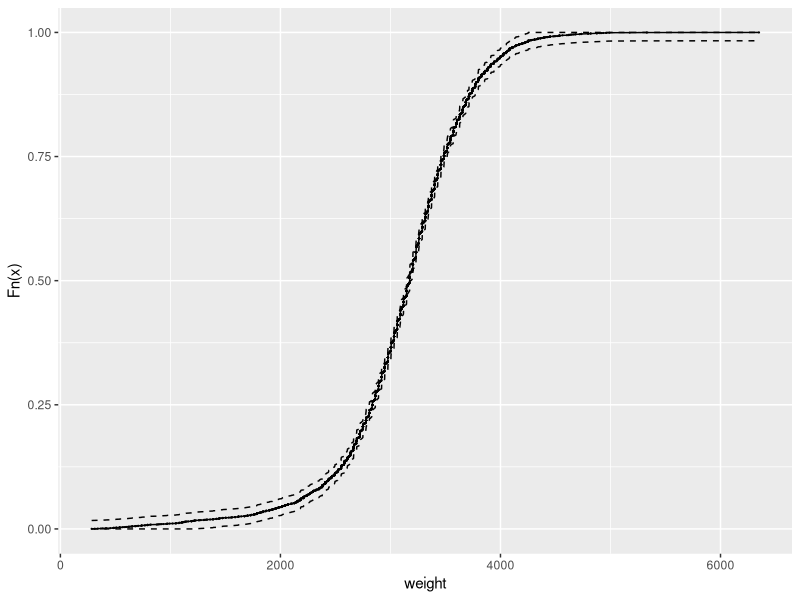
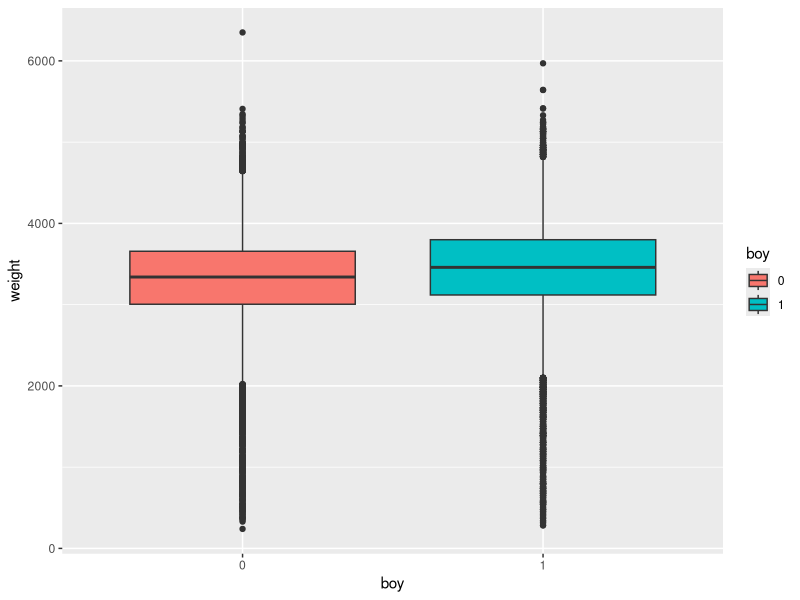
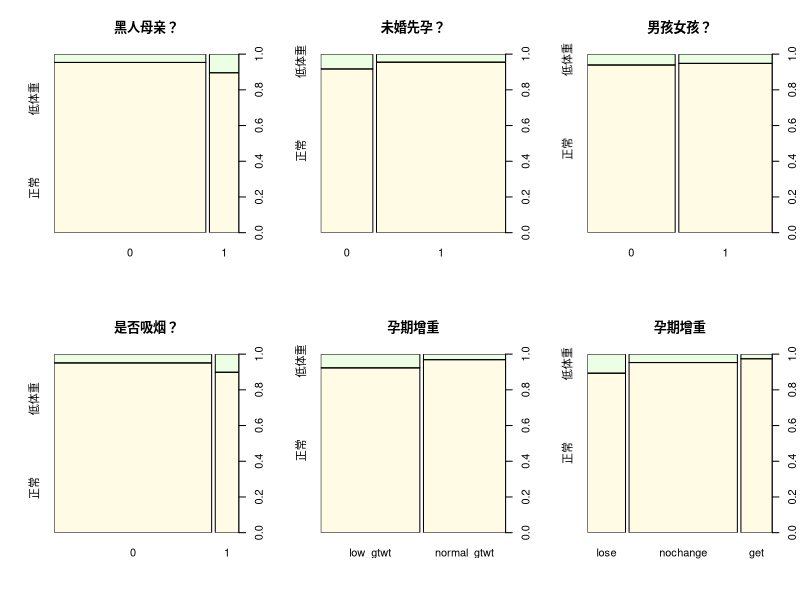
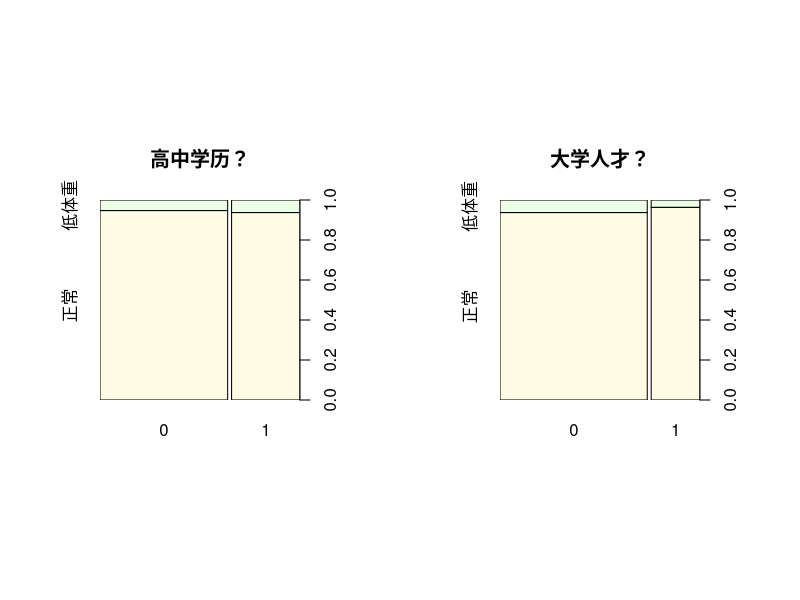
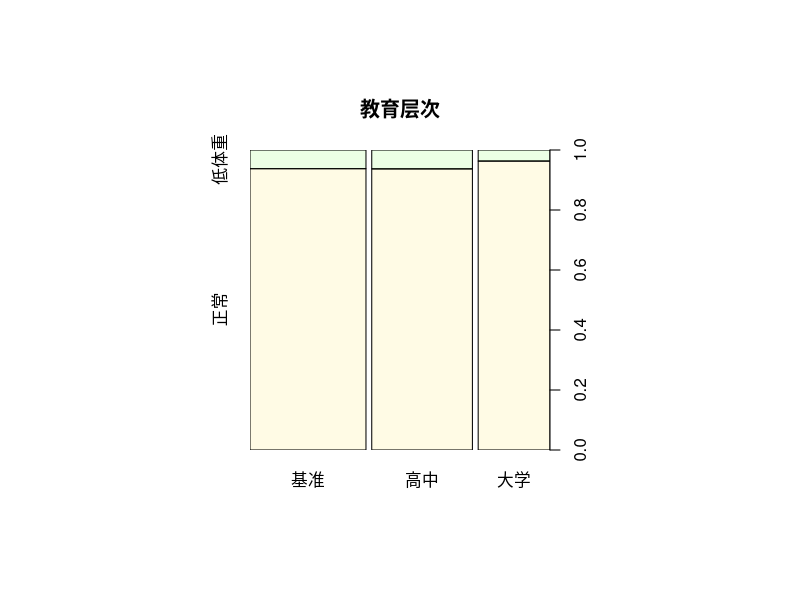
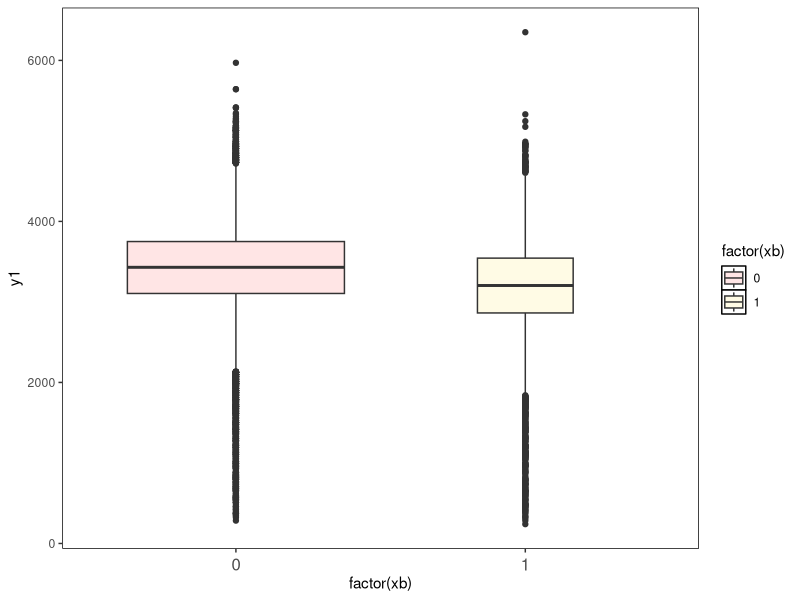
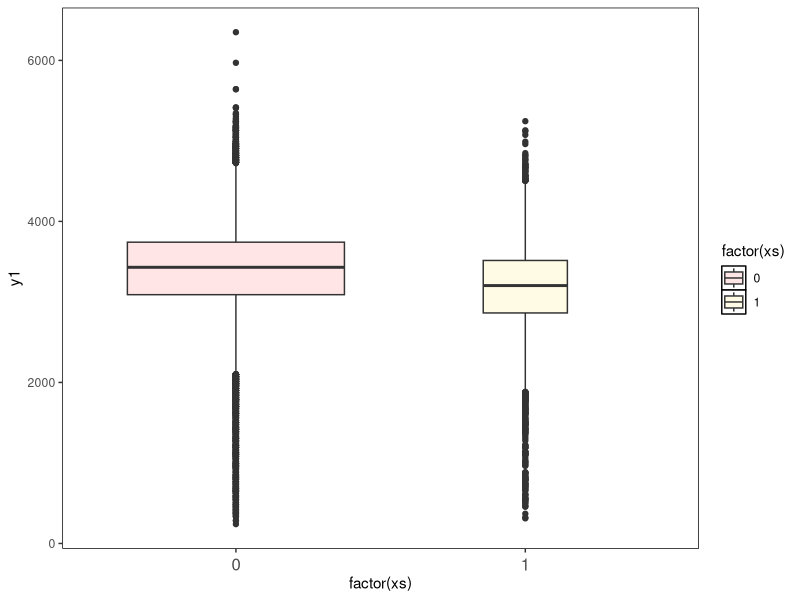
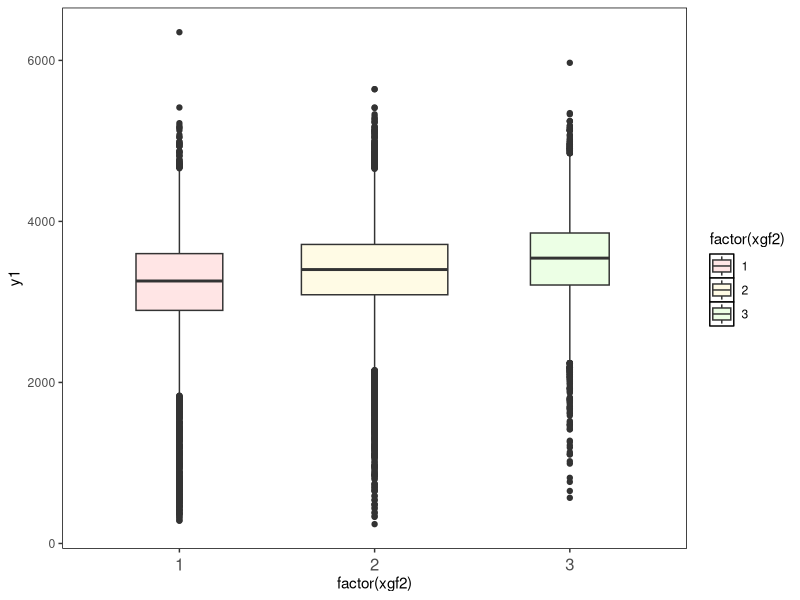

Recreate these plots in R, in order.
## ---- chunk 1
library(ggplot2)
library(plyr)
## ---- chunk 2
data=read.csv("infant_weight.csv")
infant_weight=data
infant_weight$low_weight = cut(infant_weight$weight,c(-1,2500.01,10000),labels = c("low_weight","normal_weight"))
infant_weight$low_gtwt = cut(infant_weight$m.wtgain,c(-31,0,80),labels = c("low_gtwt","normal_gtwt"))
infant_weight$m.wtgain_2 = infant_weight$m.wtgain**2

mytheme = theme(axis.text.x = element_text(angle = 0,vjust = 0.5,size = 12), #设置x坐标轴的文字属性
                plot.title = element_text(hjust = 0.5),
                panel.background=element_rect(fill="white",color="black"),#白底黑框
                panel.grid = element_blank()) #无网格线

weight.sort=sort(data$weight[data$black==1&data$married==0])
weight.rank=rank(weight.sort)
n=length(weight.sort)
weight.ecd=weight.rank/n
band=sqrt(log(2/0.1)/(2*n))


lower.9=weight.ecd-band
upper.9=weight.ecd+band
lower.9[which(lower.9<0)]=0
upper.9[which(upper.9>1)]=1



df=data.frame("weight"=weight.sort, "F"=weight.ecd,"l"=lower.9,"u"=upper.9)

ggplot(data=df)+
  geom_line(mapping = aes(x=weight,y=F))+
  geom_point(mapping = aes(x=weight,y=F),size=0.1)+
  geom_line(mapping = aes(x=weight,y=l),linetype="dashed")+
  geom_line(mapping=aes(x=weight,y=u),linetype="dashed")+
  labs(y="Fn(x)")
## ---- chunk 3
#
infant_weight$low_gtwt2 = cut(infant_weight$m.wtgain,c(-50,-25,-15,-5,5,15,40,100),labels = c(1,2,3,4,5,6,7))
countDf = ddply(infant_weight,.(low_gtwt2,black,low_weight),nrow)
countDf1 = countDf[countDf$low_weight == "low_weight",]
countDf2 = countDf[countDf$low_weight != "low_weight",]

countDf1$total = countDf1$V1+countDf2$V1
countDf1$rate = countDf1$V1/countDf1$total
knitr::kable(countDf1)

lmP1 = glm(V1~low_gtwt2+black+offset(log(total)),data = countDf1,family = "poisson")
summary(lmP1)
## ---- chunk 4
#受过大学教育
data$ed[which(data$ed.col==1)]="col"
#受过高中教育
data$ed[which(data$ed.hs==1)]="hs"
data$ed[which(data$ed.hs+data$ed.col==0)]="na"



data$lw=0
data$lw[which(data$weight<2500)]=1

count=aggregate(data$lw,by=list(data$ed,data$married),sum)
count_m=aggregate(data$lw,by=list(data$ed,data$married),length)
comeout=data.frame('受教育程度'=count$Group.1,'是否已婚'=count$Group.2,'低体重婴儿数'=count$x,'母亲数'=count_m$x,'低体重婴儿比例'=count$x/count_m$x)


knitr::kable(comeout,align='c') 
## ---- chunk 5
df=data.frame(lw=count$x,m=count_m$x,married=count$Group.2,ed=count$Group.1)

fit=glm(lw~offset(log(m))+married+ed,data=df,family =poisson)
summary(fit)
## ---- chunk 6
#单因素的对数线性模型
### 是否为黑人与低体重婴儿出生率的对数线性模型
couTab_black_weight = ddply(infant_weight,.(black,low_weight),nrow) #计数，将不同指标下的低体重婴儿出生数进行统计
couMat_black_weight = matrix(couTab_black_weight$V1,2,2) #将数据转换为矩阵格式
# 矩阵行列命名
colnames(couMat_black_weight) = c(0,1) 
rownames(couMat_black_weight) = c("low","nor")

# 将频数转化为对数概率，方便计算
couMat_fLog_bw = log(couMat_black_weight/sum(couMat_black_weight))
mean_fLog_bw = mean(couMat_fLog_bw) # 计算概率几何均值

# 分别计算行均值和列均值
colmean_fLog_bw = colMeans(couMat_fLog_bw)
rowmean_fLog_bw = rowMeans(couMat_fLog_bw)

# 计算交互效应
inter_fLog_bw = couMat_fLog_bw + mean_fLog_bw - matrix(rep(colmean_fLog_bw,2),2,2,byrow = T) - matrix(rep(rowmean_fLog_bw,2),2,2,byrow = F)
colnames(inter_fLog_bw) = c("else","black")
knitr::kable(inter_fLog_bw)

#gtwt
### 母亲孕期不同的体重增长量与低体重婴儿出生率的对数线性模型
couTab_gtwt_weight = ddply(infant_weight,.(low_gtwt2,low_weight),nrow) # 计数，将不同指标下的低体重婴儿出生数进行统计
couMat_gtwt_weight = matrix(couTab_gtwt_weight$V1,2,7) # 将数据转换为矩阵格式
# 矩阵行列命名
colnames(couMat_gtwt_weight) = seq(1,7,1)
rownames(couMat_gtwt_weight) = c("low","nor")

# 将频数转化为对数概率，方便计算
couMat_fLog_gtw = log(couMat_gtwt_weight/sum(couMat_gtwt_weight))
mean_fLog_gtw = mean(couMat_fLog_gtw)# 计算概率几何均值

# 分别计算行均值和列均值
colmean_fLog_gtw = colMeans(couMat_fLog_gtw)
rowmean_fLog_gtw = rowMeans(couMat_fLog_gtw)

# 计算交互效应
inter_fLog_gtw = couMat_fLog_gtw + mean_fLog_gtw - matrix(rep(colmean_fLog_gtw,2),2,7,byrow = T) - matrix(rep(rowmean_fLog_gtw,7),2,7,byrow = F)
knitr::kable(inter_fLog_gtw)
## ---- chunk 7
# 两因素的对数线性模型
couTab_black_gtwt_weight = ddply(infant_weight,.(black,low_gtwt2,low_weight),nrow) # 计数
couTab_black_gtwt_weight$pLog = log(couTab_black_gtwt_weight$V1/sum(couTab_black_gtwt_weight$V1)) # 计算对数概率
mean_fLog_bgtw = mean(couTab_black_gtwt_weight$pLog) # 计算对数均值，即几何概率均值

# 分别计算三个变量不同类别下的概率均值
mu_black = ddply(couTab_black_gtwt_weight,.(black),function(x){c(muB = mean(x$pLog))})
mu_gtwt = ddply(couTab_black_gtwt_weight,.(low_gtwt2),function(x){c(muG = mean(x$pLog))})
mu_weight = ddply(couTab_black_gtwt_weight,.(low_weight),function(x){c(muW = mean(x$pLog))})

# 将计算结果合并入原有矩阵
couTab_black_gtwt_weight = merge(couTab_black_gtwt_weight,mu_black,by = "black",all.x = T)
couTab_black_gtwt_weight = merge(couTab_black_gtwt_weight,mu_gtwt,by = "low_gtwt2",all.x = T)
couTab_black_gtwt_weight = merge(couTab_black_gtwt_weight,mu_weight,by = "low_weight",all.x = T)

# 在三个变量中，两两计算联合概率均值；将计算结果并入原有矩阵
mu_black_gtwt = ddply(couTab_black_gtwt_weight,.(black,low_gtwt2),function(x){c(
  muBG = mean(x$pLog)
)})
mu_black_weight = ddply(couTab_black_gtwt_weight,.(black,low_weight),function(x){c(
  muBW = mean(x$pLog)
)})
mu_weight_gtwt = ddply(couTab_black_gtwt_weight,.(low_weight,low_gtwt2),function(x){c(
  muWG = mean(x$pLog)
)})

couTab_black_gtwt_weight = merge(couTab_black_gtwt_weight,mu_black_gtwt,all.x = T)
couTab_black_gtwt_weight = merge(couTab_black_gtwt_weight,mu_black_weight,all.x = T)
couTab_black_gtwt_weight = merge(couTab_black_gtwt_weight,mu_weight_gtwt,all.x = T)

# 计算是否为黑人对低体重婴儿出生率的效应
couTab_black_gtwt_weight$sumBW = couTab_black_gtwt_weight$pLog + mean_fLog_bgtw - couTab_black_gtwt_weight$muB - couTab_black_gtwt_weight$muW
xiaoying_BW = ddply(couTab_black_gtwt_weight,.(black,low_weight),function(x){mean(x$sumBW)})

# 计算母亲孕期体重增加量对低体重婴儿出生率的效应
couTab_black_gtwt_weight$sumGW = couTab_black_gtwt_weight$pLog + mean_fLog_bgtw - couTab_black_gtwt_weight$muG - couTab_black_gtwt_weight$muW
xiaoying_GW = ddply(couTab_black_gtwt_weight,.(low_gtwt2,low_weight),function(x){mean(x$sumGW)})

# 计算两个变量的联合效应
couTab_black_gtwt_weight$sumBGW = couTab_black_gtwt_weight$pLog - couTab_black_gtwt_weight$muBG - couTab_black_gtwt_weight$muWG - couTab_black_gtwt_weight$muBW +couTab_black_gtwt_weight$muB +couTab_black_gtwt_weight$muG + couTab_black_gtwt_weight$muW  - mean_fLog_bgtw
xiaoying_BGW = ddply(couTab_black_gtwt_weight,.(black,low_gtwt2,low_weight),function(x){mean(x$sumBGW)})

lmP2 = glm(V1~low_gtwt2+black+low_gtwt2:black+offset(log(total)),data = countDf1,family = "poisson")
summary(lmP2)

bwm = matrix(xiaoying_BW$V1,2,2)
colnames(bwm) = c("else","black")
rownames(bwm) = c("low","nor")
gwm = matrix(xiaoying_GW$V1,2,7)
colnames(gwm) = seq(1,7)
rownames(gwm) = c("low","nor")

bgm = matrix(xiaoying_BGW[xiaoying_BGW$low_weight == "low_weight",]$V1,2,7,byrow = T)
colnames(bgm) = seq(1,7)
rownames(bgm) = c("else","black")


knitr::kable(bwm,caption = "black~weight")
knitr::kable(gwm,caption = "getweight(孕期增重)~weight")
knitr::kable(bgm,caption = "black~getweight(孕期增重)的效应")
## ---- chunk 8
data$boy=as.factor(data$boy)
ggplot(data=data)+geom_boxplot(aes(x=boy,y=weight,fill=boy))
## ---- chunk 9

count_b=aggregate(data$lw,by=list(data$boy),sum)

n=length(which(data$boy==1))
t=c(nrow(data)-n,n)

comeout=data.frame('boy'=count_b$Group.1,'low_weight'=count_b$x,'low_weight_rate'=count_b$x/t)
knitr::kable(comeout,align='c') 
## ---- chunk 10
df=data.frame(x=count_b$x,n=t,boy=data$boy)
fit=glm(data=df,formula =x~boy+offset(log(n)),family = poisson)
summary(fit)
## ---- chunk 11
y1 = infant_weight$weight
y2 = cut(y1,c(-1,2500.01,10000),labels = c("低体重","正常"))


xb = infant_weight$black # 是否为黑人
xm = infant_weight$married # 是否结婚
xb2 = infant_weight$boy # 是否为男孩

xh = infant_weight$ed.hs # 是否高中学历
xc = infant_weight$ed.col #是否大学学历
xe = factor(xh+xc*2,labels = c("基准","高中","大学")) # 不同学历汇总

xs = infant_weight$smoke # 是否吸烟 
xg = infant_weight$m.wtgain # 孕期体重增加量
xgf = infant_weight$low_gtwt 
# 孕期体重增加量离散处理，按照-10和10两个界限分为3段，分别记作体重增加(get)，体重不变(nochange)，体重减少(lose)
xgf2 = cut(xg,c(-50,-10,10,100),labels = c("lose","nochange","get")) 
## ---- chunk 12
#数据可视化
#分类变量棘状图
par(mfrow = c(2,3))

countTable = table(xb,y2)
spineplot(countTable,col = rainbow(7,alpha = 0.1)[2:3],main = "黑人母亲？",xlab = "",ylab = "")

countTable = table(xm,y2)
spineplot(countTable,col = rainbow(7,alpha = 0.1)[2:3],main = "未婚先孕？",xlab = "",ylab = "")

countTable = table(xb2,y2)
spineplot(countTable,col = rainbow(7,alpha = 0.1)[2:3],main = "男孩女孩？",xlab = "",ylab = "")

countTable = table(xs,y2)
spineplot(countTable,col = rainbow(7,alpha = 0.1)[2:3],main = "是否吸烟？",xlab = "",ylab = "")

countTable = table(xgf,y2)
spineplot(countTable,col = rainbow(7,alpha = 0.1)[2:3],main = "孕期增重",xlab = "",ylab = "")

countTable = table(xgf2,y2)
spineplot(countTable,col = rainbow(7,alpha = 0.1)[2:3],main = "孕期增重",xlab = "",ylab = "")
## ---- chunk 13
par(mfrow = c(1,2),pin = c(2,2))

countTable = table(xh,y2)
spineplot(countTable,col = rainbow(7,alpha = 0.1)[2:3],main = "高中学历？",xlab = "",ylab = "")

countTable = table(xc,y2)
spineplot(countTable,col = rainbow(7,alpha = 0.1)[2:3],main = "大学人才？",xlab = "",ylab = "")


par(mfrow = c(1,1),pin = c(3,3))

countTable = table(xe,y2)
spineplot(countTable,col = rainbow(7,alpha = 0.1)[2:3],main = "教育层次",xlab = "",ylab = "")
## ---- chunk 14
y2 = factor(y2)
modelL = glm(y2~xb+xm+xe+xs+xgf2,family = "binomial")

infant_weight$low_gtwt3 = cut(infant_weight$m.wtgain,c(-50,-10,10,100),labels = c(1,2,3))
countDf = ddply(infant_weight,.(low_gtwt3,black,low_weight),nrow)
countDf1 = countDf[countDf$low_weight == "low_weight",]
countDf2 = countDf[countDf$low_weight != "low_weight",]

countDf1$total = countDf1$V1+countDf2$V1
countDf1$rate = countDf1$V1/countDf1$total

lmP1 = glm(V1~low_gtwt3+black+offset(log(total)),data = countDf1,family = "poisson")

#Logistic
print(summary(modelL))
#Poisson
print(summary(lmP1))
## ---- chunk 15
# 可视化展示
pdf1 = as.data.frame(cbind(y1,xb,xs,xgf2))
gp = ggplot(data = pdf1,mapping = aes(y = y1)) + 
  mytheme
gp+geom_boxplot(aes(x = factor(xb),fill = factor(xb)),varwidth = T)+ #通过varwidth实现箱的宽度与数量相关
  scale_fill_manual(values = rainbow(7,alpha = 0.1))
gp+geom_boxplot(aes(x = factor(xs),fill = factor(xs)),varwidth = T)+ #通过varwidth实现箱的宽度与数量相关
  scale_fill_manual(values = rainbow(7,alpha = 0.1))
gp+geom_boxplot(aes(x = factor(xgf2),fill = factor(xgf2)),varwidth = T)+ #通过varwidth实现箱的宽度与数量相关
  scale_fill_manual(values = rainbow(7,alpha = 0.1))

hist(xg)
hist(y1)
## ---- chunk 16
model2 = lm(y1~xb+xs+xg)
summary(model2)
mean(y1)
## ---- chunk 17
# 对数据进行标准化处理有利于之后的分析，且不会影响分布情况。
ys = (y1-mean(y1))/sd(y1)
#hist(ys)
## ---- chunk 18
ho = function(x){1.06*x**(-0.02)}
d1 = density(ys,bw = ho(50000))
plot(d1,ylim = c(0,0.4))
x = seq(-5,5,0.001)
lines(x,dnorm(x),col = 4)
legend("topleft",c("总体分布","正态分布"),lty = c(1,1),col = c(1,4),cex = .8)
## ---- chunk 19
# black
plot(d1)

db0 = density(ys[xb == 0],bw = ho(sum(xb == 0)))
lines(db0,col = 2)

db1 = density(ys[xb == 1],bw = ho(sum(xb == 1)))
lines(db1,col = 3)
legend("topleft",c("base","非黑人母亲","黑人母亲"),lty = c(1,1),col = c(1,2,3),cex = .8)
## ---- chunk 20
# smoke
plot(d1)

ds0 = density(ys[xs == 0],bw = ho(sum(xs == 0)))
lines(ds0,col = 2)

ds1 = density(ys[xs == 1],bw = ho(sum(xs == 1)))
lines(ds1,col = 3)
legend("topleft",c("base","不吸烟","吸烟"),lty = c(1,1),col = c(1,2,3),cex = .8)
## ---- chunk 21
# get weight
plot(d1)
for(i in 1:3){
  tmp = density(ys[as.numeric(xgf2) == i],bw = ho(sum(as.numeric(xgf2) == i)))
  lines(tmp,col = i+1)
}
legend("topleft",c("base","体重降低","体重不变","体重增加"),lty = c(1,1),col = c(1,2,3,4),cex = .8)

## ---- chunk 22
library(quantreg)
modelQ5 = rq(y1~xb+xs+xg,tau = 0.5)
modelQ9 = rq(y1~xb+xs+xg,tau = 0.9)
modelQ1 = rq(y1~xb+xs+xg,tau = 0.1)
summary(modelQ1)
summary(modelQ5)
summary(modelQ9)

#绘图
#选择非黑人，非吸烟母亲作为基准
plot(xg,y1,cex = 0.1)
abline(coef(modelQ1)[1],coef(modelQ1)[4],col = 2)
abline(coef(modelQ5)[1],coef(modelQ5)[4],col = 3)
abline(coef(modelQ9)[1],coef(modelQ9)[4],col = 4)
## ---- chunk 23
a = KhmaladzeTest(y1~xg,tau = 1:19/20,nullH = "location-scale")
b = KhmaladzeTest(y1~xg,tau = 1:19/20)
print(paste0("位置模型：",round(b$THn,3),"\t","位置-尺度模型",round(a$THn,3)))
